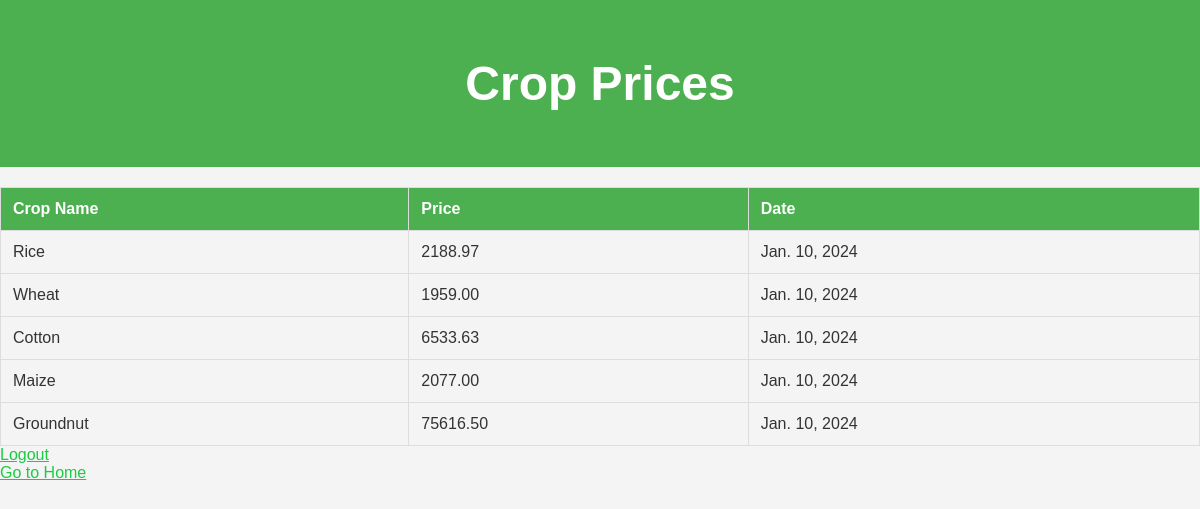
/crop_prices/prices/ (signed in), run on an earlier commit of the app's database.
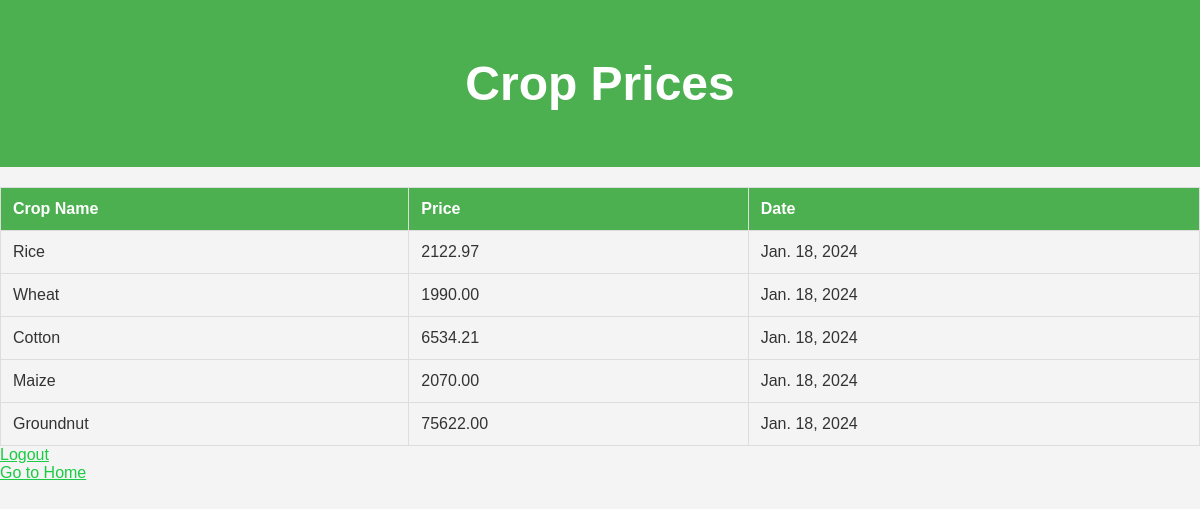
And on a later commit of the database.
### crop_prices_app/models.py (models this page shows, shortened)
class Price(models.Model):
    crop = models.ForeignKey(Crop, on_delete=models.CASCADE)
    price = models.DecimalField(max_digits=10, decimal_places=2)
    date = models.DateField()

class Crop(models.Model):
    name = models.CharField(max_length=100)

### crop_prices_app/views.py (the view)
# urls.py: path('prices/', prices, name='prices'),
@login_required(login_url='crop_prices:login')
def prices(request):
    crops = Crop.objects.all()
    prices = Price.objects.filter(date__lte='2024-01-18')[:10]
    return render(request, 'prices.html', {'crops': crops, 'prices': prices})

### crop_prices_app/templates/prices.html (shortened to what this page needs)
<!DOCTYPE html>
<html lang="en">
<head>
</head>
<body>
    <header>
        <h1>Crop Prices</h1>
    </header>
    <table>
        <thead>
            <tr>
                <th>Crop Name</th>
                <th>Price</th>
                <th>Date</th>
            </tr>
        </thead>
        <tbody>
            {% for price in prices %}
            <tr>
                <td>{{ price.crop.name }}</td>
                <td>{{ price.price }}</td>
                <td>{{ price.date }}</td>
            </tr>
            {% endfor %}
        </tbody>
    </table>
    <a style="color: rgb(27, 203, 68);" href="{% url 'crop_prices:logout' %}">Logout</a>
    <br>
    <a style="color: rgb(27, 203, 68);" href="{% url 'crop_prices:home' %}">Go to Home</a>
</body>
</html>

### crop_prices_app/templates/prices.html (style rules this page uses)
body { font-family: 'Arial', sans-serif; background-color: #f4f4f4; color: #333; margin: 0; padding: 0; }
header { background-color: #4CAF50; padding: 1em; text-align: center; color: white; font-size: 1.5em; }
table { width: 100%; border-collapse: collapse; margin-top: 20px; }
th, td { border: 1px solid #ddd; padding: 12px; text-align: left; }
th { background-color: #4CAF50; color: white; }

What changed in the data, as far as the page shows it:
changed Price "Rice": price "2188.97" → "2122.97"; date "Jan. 10, 2024" → "Jan. 18, 2024"
changed Price "Wheat": price "1959.00" → "1990.00"; date "Jan. 10, 2024" → "Jan. 18, 2024"
changed Price "Cotton": price "6533.63" → "6534.21"; date "Jan. 10, 2024" → "Jan. 18, 2024"
changed Price "Maize": price "2077.00" → "2070.00"; date "Jan. 10, 2024" → "Jan. 18, 2024"
changed Price "Groundnut": price "75616.50" → "75622.00"; date "Jan. 10, 2024" → "Jan. 18, 2024"
